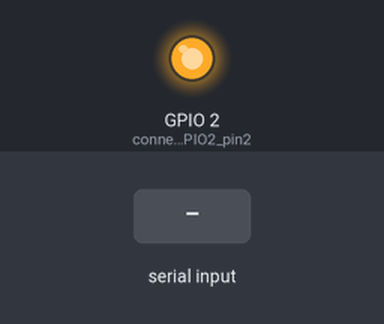
The sketch below on a simulated ESP8266 (NodeMCU). Parts: output pins drawn as LEDs (lit = HIGH). Dashed ring = blinking. Inputs (shaded band) come from the test bench. WiFi joins after 1.5 s; servers stay silent unless stated; random numbers use the default seed unless the sketch sets one; what the sketch prints to the serial monitor is not drawn.

Above: at 1.79 s.
At 2.9 s:
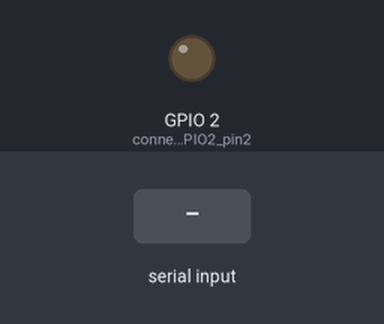
3.0 s: "90,45,200\n" received over Serial
At 3.27 s:
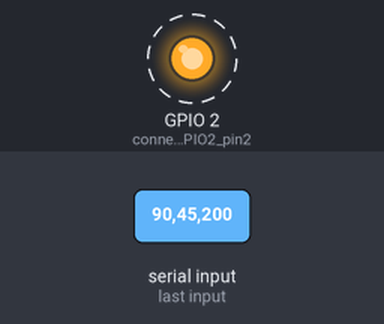
Timing chart, 0 to 12.0 s (numbered marks = the images above; inputs shaded):
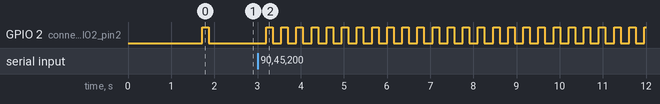

Measured:
- after the input at 3.0 s, GPIO 2 (connected_to_GPIO2_pin2): alternates HIGH for 0.15 s and LOW for 0.20 s, starting after 0.20 s

The sketch:

ESP_ThingsSpeak.ino
```cpp
#include <ESP8266WiFi.h>

WiFiClient client;

int parseChars(char terminator = ':');
//void readSerial(char terminator = '|');
float parseFloats(char terminator = '|');


//############ VARIABLES #############
String tsKey = "SE4PYB5942AXS6CT"; //dashboard api key of Thingspeak
const char* twKey = "YS5OTWDY58JTJ4FR"; // Twitter api key issued by thingSpeak
const char* ssid = "hermes-wlan";
const char* password = "Olimpietis";
const char* server = "api.thingspeak.com";
const int tsPort = 80; //standard port of thingspeak

char * stream;

boolean newData = false;

int serialData = 0;
int t = 0; //temperature
int h = 0; //humidity
int l = 0; //luminosity
int m = 0; //moisture

void setup() {
  pinMode(2, OUTPUT); //connected to GPIO2 pin2
  digitalWrite(2, LOW);

  Serial.begin(9600);
  delay(10);
  WiFi.begin(ssid, password);
  Serial.println("\t Connecting to W-LAN");
  while (WiFi.status() != WL_CONNECTED) {
    delay(500);
    Serial.print(".");
  }
  delay(10);
  pushStatusToTS(server, tsPort, tsKey, "connected"); // Writes a message to status field in TS
  digitalWrite(2, HIGH);
  Serial.println("\t Going to loop()");
}


void loop() { // someHow writing to serial helps for no fucking reason
  Serial.println("\t HIT ENTER TO SEND RANDOM DATA TO 4 FIELDS");

  delay(150); // DELAY FIXES EVERYTHING!!
  digitalWrite(2, LOW);
  while (!Serial.available()) { ////Will read code below only if there is some data in serial buffer and if new data flag is false
    yield();
  }

  t = random(0,99) ;
  h = random(100,199) ;
  l = random(55,66) ;
  m = random(77,300) ;
  pushToTS(server, tsPort, tsKey, t, h, l, m);
  digitalWrite(2, HIGH);

  yield();
}// loop
```

Serial_communiction_WORKING.ino
```cpp
void clearSerial() {
  while (Serial.available()) { // clears the serial buffer if wrong command was called
    Serial.read();
  }
}
void haltSerial() {
  while (!Serial.available()) { // will wait intill there will be bytes in the buffer
  }
}


int parseChars(char terminator) //If more data is sent to the buffer code wont work//Will return a char array of bytes from serial port //x param+1
{
  int buff = Serial.available();
  if (buff > 1 ) { // serial port must have at least two symbols in the buffer something related to interrupt triggring
    char serialIn;
    char charArr[64] = "";
    int inc = 64;
    if (buff < 64)
      inc = buff;
    char nextChar; //gets the first char from serial buffer
    for (int i = 0; i < inc; i++) {
      nextChar = Serial.peek();
      if (nextChar != terminator) {
        charArr[i] = Serial.read();
      }
      else { //remove bad symbols
        Serial.read(); //remove terminator
        break; // parses just the firstword matching the query
      }
    }
  //  Serial.println(charArr);

    newData = true;
    return atoi(charArr);
  }
  else
    newData = false;
  return -1;
}

float parseFloats(char terminator) //If more data is sent to the buffer code wont work//Will return a char array of bytes from serial port //x param+1
{
  int buff = Serial.available();//*****
  if (buff > 1 ) { // serial port must have at least two symbols in the buffer something related to interrupt triggring
    char serialIn;
    char charArr[64] = "";
    int inc = 64;
    if (buff < 64)
      inc = buff;
    char nextChar; //gets the first char from serial buffer
    for (int i = 0; i < inc; i++) {
      nextChar = Serial.peek();
      if (nextChar != terminator) {
        charArr[i] = Serial.read();
      }
      else { //remove bad symbols
        Serial.read(); //remove terminator
        break; // parses just the firstword matching the query
      }
    }
    //Serial.println(charArr);
    //rSerial.println(atof(charArr));

    newData = true;
    return atof(charArr);
  }
  else
    newData = false;
  return -1;
}
```

ThingSpeakCommunication.ino
```cpp
int pushToTS(const char* server, const int port, String APIKey, int field1, int field2, int field3, int field4) {

  if (client.connect(server, port)) { //   "184.106.153.149" or api.thingspeak.com
    String postStr = APIKey;
    postStr += "&field1=";
    postStr += String(field1);
    postStr += "&field2=";
    postStr += String(field2);
    postStr += "&field3=";
    postStr += String(field3);
    postStr += "&field4=";
    postStr += String(field4);
   // postStr += "\r\n\r\n";

    client.print("POST /update HTTP/1.1\n");
    client.print("Host: api.thingspeak.com\n");
    client.print("Connection: close\n");
    client.print("X-THINGSPEAKAPIKEY: " + APIKey + "\n");
    client.print("Content-Type: application/x-www-form-urlencoded\n");
    client.print("Content-Length: ");
    client.print(postStr.length());
    client.print("\n\n");
    client.print(postStr);
    client.stop();
/*
    Serial.print("field1:\t");
    Serial.println(field1);
    Serial.print("field2:\t");
    Serial.println(field2);
    Serial.print("field3:\t");
    Serial.println(field3);
    Serial.print("field4:\t");
    Serial.println(field4);
*/

    return 1;
  }
  else {
   // Serial.println("Failed to connect to TS");
    client.stop();
    return 0;
  }//else


}
```

wakeUpMessage.ino
```cpp
int pushStatusToTS(const char* server, const int port, String APIKey, String statusUp) {

  if (client.connect(server, port)) { //   "184.106.153.149" or api.thingspeak.com
    String postStr = APIKey;
    postStr += "&status=";
    postStr += statusUp;


    client.print("POST /update HTTP/1.1\n");
    client.print("Host: api.thingspeak.com\n");
    client.print("Connection: close\n");
    client.print("X-THINGSPEAKAPIKEY: " + APIKey + "\n");
    client.print("Content-Type: application/x-www-form-urlencoded\n");
    client.print("Content-Length: ");
    client.print(postStr.length());
    client.print("\n\n");
    client.print(postStr);
    client.stop();
    return 1;
  }
  else {
    client.stop();
    return 0;
  }//else
}
```
